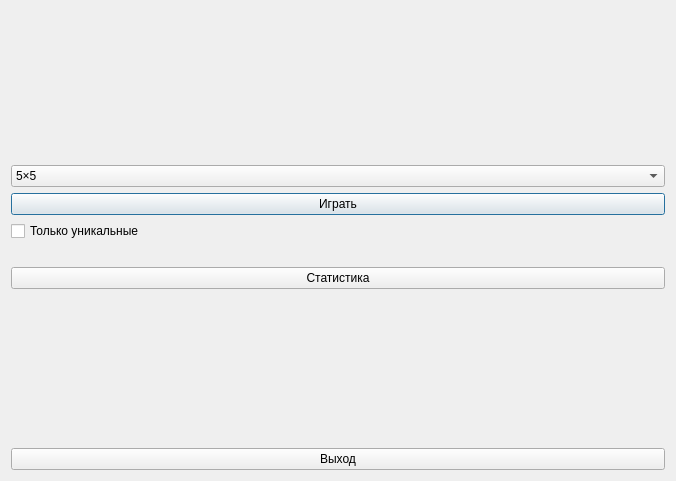
<?xml version="1.0" encoding="UTF-8"?>
<ui version="4.0">
 <class>MainMenu</class>
 <widget class="QDialog" name="MainMenu">
  <property name="geometry">
   <rect>
    <x>0</x>
    <y>0</y>
    <width>676</width>
    <height>481</height>
   </rect>
  </property>
  <property name="windowTitle">
   <string>Dialog</string>
  </property>
  <layout class="QVBoxLayout" name="verticalLayout">
   <item>
    <spacer name="verticalSpacer">
     <property name="orientation">
      <enum>Qt::Orientation::Vertical</enum>
     </property>
     <property name="sizeHint" stdset="0">
      <size>
       <width>20</width>
       <height>40</height>
      </size>
     </property>
    </spacer>
   </item>
   <item>
    <widget class="QComboBox" name="sizeComboBox">
     <item>
      <property name="text">
       <string>5×5</string>
      </property>
     </item>
     <item>
      <property name="text">
       <string>10×10</string>
      </property>
     </item>
     <item>
      <property name="text">
       <string>15×15</string>
      </property>
     </item>
     <item>
      <property name="text">
       <string>20×20</string>
      </property>
     </item>
    </widget>
   </item>
   <item>
    <widget class="QPushButton" name="playButton">
     <property name="text">
      <string>Играть</string>
     </property>
    </widget>
   </item>
   <item>
    <widget class="QCheckBox" name="uniqueCheckBox">
     <property name="text">
      <string>Только уникальные</string>
     </property>
    </widget>
   </item>
   <item>
    <spacer name="horizontalSpacer">
     <property name="orientation">
      <enum>Qt::Orientation::Horizontal</enum>
     </property>
     <property name="sizeHint" stdset="0">
      <size>
       <width>40</width>
       <height>20</height>
      </size>
     </property>
    </spacer>
   </item>
   <item>
    <widget class="QPushButton" name="statsButton">
     <property name="text">
      <string>Статистика</string>
     </property>
    </widget>
   </item>
   <item>
    <spacer name="verticalSpacer_2">
     <property name="orientation">
      <enum>Qt::Orientation::Vertical</enum>
     </property>
     <property name="sizeHint" stdset="0">
      <size>
       <width>20</width>
       <height>40</height>
      </size>
     </property>
    </spacer>
   </item>
   <item>
    <widget class="QPushButton" name="exitButton">
     <property name="text">
      <string>Выход</string>
     </property>
    </widget>
   </item>
  </layout>
 </widget>
 <resources/>
 <connections/>
</ui>
